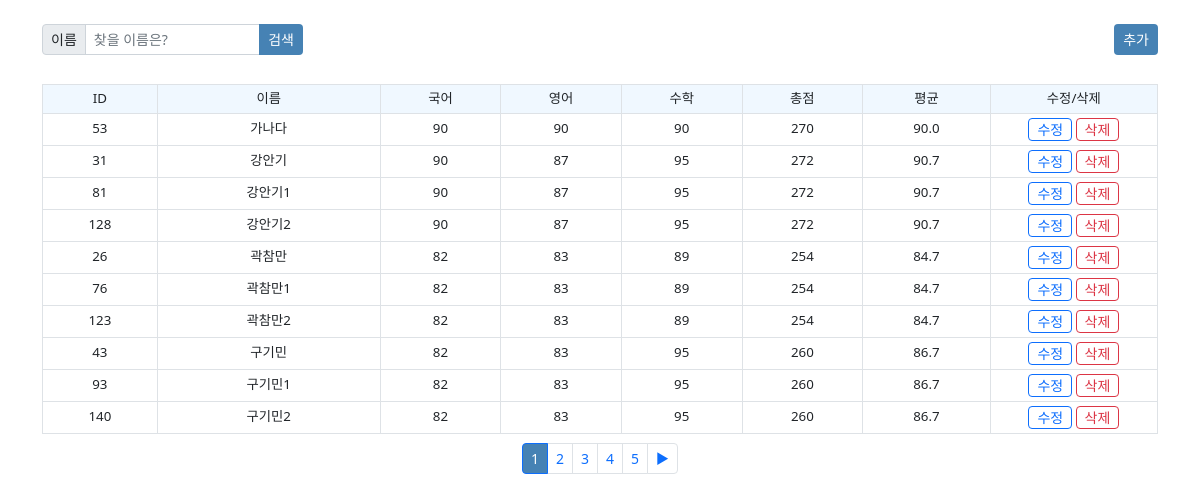
The app's page /sj/sj_list.php with its own data.
### tables this page shows
CREATE TABLE `sj` (
  `id` int NOT NULL,
  `name` varchar(20) DEFAULT NULL,
  `kor` int DEFAULT NULL,
  `eng` int DEFAULT NULL,
  `mat` int DEFAULT NULL,
  `hap` int DEFAULT NULL,
  `avg` float DEFAULT NULL
);

### sj/common.php (called while the page is built, shortened)
<?php
    $page_line = 10;
    $page_block = 5;
?>

### sj/sj_list.php (the view, shortened to what this page needs)
<?php
include "common.php";
$text1 = $_REQUEST["text1"] ? $_REQUEST["text1"] : "";
$sql="select count(*) from sj where name like '%$text1%' order by name";
$result = mysqli_query($db, $sql);
$row = mysqli_fetch_array($result);
$count = $row[0];
?>
<!DOCTYPE html>
<html lang="en">
<head>
    <link rel="stylesheet" href="../css/bootstrap.min.css">
    <link rel="stylesheet" href="../css/test.css">
</head>
<body>
<div class="container">
    <br>
    <form name="form1" action="sj_list.php" method="post">
            <div class="row">
                <div class="col-3" align="left">
                    <div class="input-group input-group-sm">
                        <span class="input-group-text">이름</span>
                        <input type="text" name="text1" value="<?=$text1?>" class="form-control" placeholder="찾을 이름은?">
                        <button class="btn mycolor1" type="button" onclick="form1.submit();">검색</button>
                    </div>
                </div>
                <div class="col-9" align="right">
                    <a href="sj_new.html">
                        <div class="btn btn-sm mycolor1">추가</div>
                    </a>
                </div>
            </div>
    </form>
    <br>
    <table class="table table-sm table-bordered table-hover mymargin5">
        <tr class="mycolor2">
            <td>ID</td>
            <td width="20%">이름</td>
            <td>국어</td>
            <td>영어</td>
            <td>수학</td>
            <td>총점</td>
            <td>평균</td>
            <td width="15%">수정/삭제</td>
        </tr>
        <?php
            $page = $_REQUEST["page"] ? $_REQUEST["page"] : 1;
            $first = ($page-1) * $page_line;
            $sql = "select * from sj where name like '%$text1%' order by name limit $first, $page_line";
            $result = mysqli_query($db, $sql);
            foreach($result as $row) {
                $id = $row["id"];
                $avg = sprintf("%6.1f", $row["avg"]);
        ?>
        <tr>
            <td><?=$id;?></td>
            <td><?=$row["name"];?></td>
            <td><?=$row["kor"];?></td>
            <td><?=$row["eng"];?></td>
            <td><?=$row["mat"];?></td>
            <td><?=$row["hap"];?></td>
            <td><?=$avg;?></td>
            <td>
                <a href="sj_edit.php?id=<?=$id;?>" class="btn btn-sm btn-outline-primary py-0 my-0">수정</a>
                <a href="sj_delete.php?id=<?=$id; ?>" class="btn btn-sm btn-outline-danger py-0 my-0" onclick="return confirm('삭제할까요?');">삭제</a>
            </td>
        </tr>
        <?php } ?>
    </table>
    <?php
    $url = "sj_list.php?text1=$text1";
    $pages = ceil($count / $page_line);
    $blocks = ceil($pages / $page_block);
    $block = ceil($page / $page_block);
    $page_s = $page_block * ($block-1);
    $page_e = $page_block * $block + 1 ;
    $pagebar .="<nav>
        <ul class='pagination pagination-sm justify-content-center py-1'>";
    for ($i = $page_s+1 ; $i < $page_e; $i++) {
        if ($page == $i) {
            $pagebar .= "<li class='page-item active'>
                <span class='page-link mycolor1'>$i</span>
            </li>";
        } else {
            $pagebar .= "<li class='page-item'>
                <a class='page-link' href='$url&page=$i'>$i</a>
            </li>";
        }
    }
    if ($block < $blocks) {
        $pagebar .= "<li class='page-item'>
                <a class='page-link' href='$url&page=$page_e'>▶</a>
                </li>";
    }
    $pagebar .= "</ul> </nav>";
    echo $pagebar;
    ?>
</div>
</body>
</html>

### css/test.css (style rules this page uses)
table { font-size:10pt; text-align:center; vertical-align:middle !important; }
a:link { text-decoration: none; }
.mymargin5 { margin:5px 0px 5px 0px; }
.mycolor1 { background-color:steelblue !important; color:white !important; }
.mycolor2 { background-color:aliceblue !important; }

### records on screen
sj: id "53", name "가나다", kor "90", eng "90", mat "90", hap "270", avg "90.0"
sj: id "31", name "강안기", kor "90", eng "87", mat "95", hap "272", avg "90.7"
sj: id "81", name "강안기1", kor "90", eng "87", mat "95", hap "272", avg "90.7"
sj: id "128", name "강안기2", kor "90", eng "87", mat "95", hap "272", avg "90.7"
sj: id "26", name "곽참만", kor "82", eng "83", mat "89", hap "254", avg "84.7"
sj: id "76", name "곽참만1", kor "82", eng "83", mat "89", hap "254", avg "84.7"
sj: id "123", name "곽참만2", kor "82", eng "83", mat "89", hap "254", avg "84.7"
sj: id "43", name "구기민", kor "82", eng "83", mat "95", hap "260", avg "86.7"
sj: id "93", name "구기민1", kor "82", eng "83", mat "95", hap "260", avg "86.7"
sj: id "140", name "구기민2", kor "82", eng "83", mat "95", hap "260", avg "86.7"
